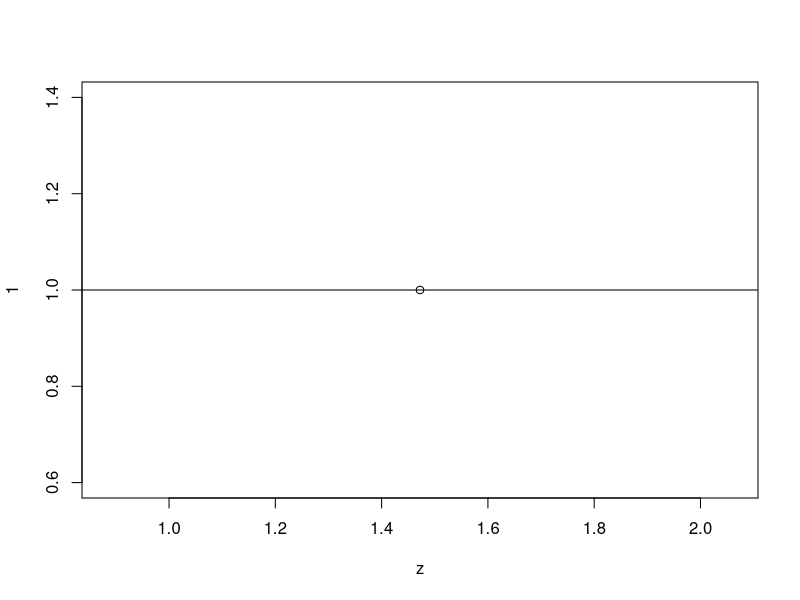
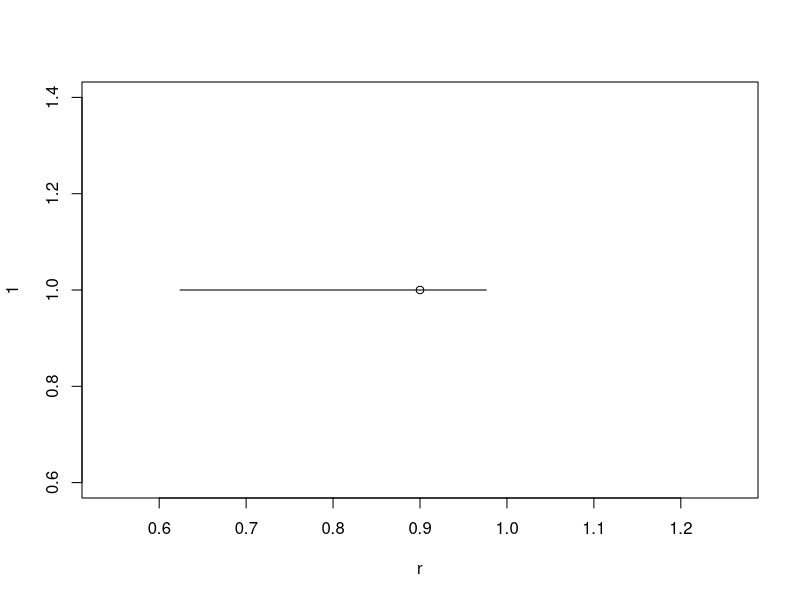

Recreate these plots in R, in order. (Note: this script raises an error after producing the figures.)
## ---- chunk 1

std.err <- 0.1
y.cit.rate <- 10

rv <- y.cit.rate * std.err
rv

## ---- chunk 2
# The variance of r (Borenstein, formula 6.1):
r = 0.5
n = 100
var_r <- (1-r^2)^2 / (n-1)
se_r <- sqrt(var_r)

# The variance of r, approximated by z:
z = 0.5 * log( (1+r)/(1-r) )
var_z <- 1/(n-3)

## ---- chunk 3
# First, transform to z
r = 0.9
n = 10
z = 0.5 * log( (1+r)/(1-r) )
var_z <- 1/(n-3)
se_z <- sqrt(var_z)

# Then, calculate CIs for z
ci_u <- z + se_z*qnorm(0.975)
ci_l <- z - se_z*qnorm(0.975)

# The CIs are at this point symmetric around the mean.
plot(z, 1)
segments(ci_l, 1, ci_u, 1)

# However, we then transform z, ci_u, and ci_l, all z scores, into values of r. 
e <- exp(1)
r <- (e^(2*z) - 1) / (e^(2*z) + 1)
ci_ur <- (e^(2*ci_u) - 1) / (e^(2*ci_u) + 1)
ci_lr <- (e^(2*ci_l) - 1) / (e^(2*ci_l) + 1)

# This transformation process automatically skews the CIs of r.
plot(r, 1)
segments(ci_lr, 1, ci_ur, 1)

## ---- chunk 4
# Say we have the following data.
d <- c(0.000001,0.000001)
n <- c(20, 20)
a <- 4 # Correction factor. When we do not know the group n's, we assume they are the same, and the factor becomes 4.

# We then calculate the meta analytic SE in d.
var_d <- (n+n)/(n*n) + d^2 / (2*(n+n))  # Borenstein eq: 4.20
w <- 1/var_d 
d_meta <- sum(w * d) / sum(w)
var_meta <- 1/sum(w)
se_meta <- sqrt(var_meta)
se_meta

# Now, what happens if we increase d?
d <- c(10, 10)
var_d <- (n+n)/(n*n) + d^2 / (2*(n+n))  # Borenstein eq: 4.20
w <- 1/var_d
d_meta <- sum(w * d) / sum(w)
var_meta <- 1/sum(w)
se_meta <- sqrt(var_meta)
se_meta



d <- rep(2, 10)
n <- rep(10, 10)
a <- 4 # Correction factor. When we do not know the group n's, we assume they are the same, and the factor becomes 4.

# We then calculate the meta analytic SE in d.
var_d <- (n+n)/(n*n) + d^2 / (2*(n+n))  # Borenstein eq: 4.20
w <- 1/var_d 
d_meta <- sum(w * d) / sum(w)
var_meta <- 1/sum(w)
se_meta <- sqrt(var_meta)
se_meta

se_meta <- sqrt( var_d[1]/(length(d)*n[1]) )
se_meta

## ---- chunk 5
n <- 10:300
diff <- 1
sd_diff <- 2
r <- 0.5

# SE in dz
sd_within <- sd_diff/sqrt(2*(1-r))            # Borenstein 4.27
d <- diff / sd_within                         # Borenstein 4.26
var_d <- ( (1/n)+(d^2/(2*n)) * (2*(1-r)) )    # Borenstein 4.28
se_d <- sqrt(var_d)                           # Borenstein 4.29
## convert to g
j = 1-3/(4*(n-1)-1)     # Borenstein 4.22
var_g <- j^2 * var_d    # Borenstein 4.24
se_g <- sqrt(var_g)     # Borenstein 4.25

# SE in Fisher's Z
var_z <- 1/(n-3)        # Borenstein 6.3, assuming number of pairs as n
se_z <- sqrt(var_z)     # Borenstein 6.4


se_g <- sapply(seq(0.01, 0.99, length.out = 10), function(r) {
  # SE in dz
  sd_within <- sd_diff/sqrt(2*(1-r))          # Borenstein 4.27
  d <- diff / sd_within                       # Borenstein 4.26
  var_d <- ( (1/n)+(d^2/(2*n)) * (2*(1-r)) )  # Borenstein 4.28
  # convert to g
  j = 1-3/(4*(n-1)-1)   # Borenstein 4.22
  var_g <- j^2 * var_d  # Borenstein 4.24
  se_g <- sqrt(var_g)   # Borenstein 4.25
})

# reshape the data to long format
se_g <- as.data.frame(se_g)
names(se_g) <- paste("r=", round(seq(0.01, 0.99, length.out = 10), 2), sep = "")
se_g$n <- n
se_g$z <- se_z
se_g <- gather(se_g, corr, se_g, 1:10)

# Plot standard error for different values of inter-trial correlation.
# The stippled black line represents standard error of Fisher's Z. 
ggplot(se_g, aes(n, se_g, col = corr)) + 
  geom_line() + 
  geom_line(aes(y = z), size = 1, col = "black", linetype = 2)

